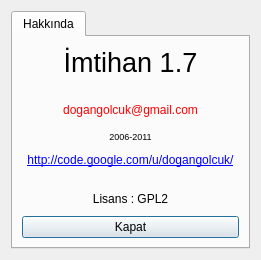
<?xml version="1.0" encoding="UTF-8"?>
<ui version="4.0">
 <class>fHakkinda</class>
 <widget class="QDialog" name="fHakkinda">
  <property name="geometry">
   <rect>
    <x>0</x>
    <y>0</y>
    <width>261</width>
    <height>250</height>
   </rect>
  </property>
  <property name="windowTitle">
   <string>Hakkında</string>
  </property>
  <layout class="QGridLayout" name="gridLayout">
   <item row="0" column="0">
    <widget class="QTabWidget" name="tabWidget">
     <property name="currentIndex">
      <number>0</number>
     </property>
     <widget class="QWidget" name="tab">
      <attribute name="title">
       <string>Hakkında</string>
      </attribute>
      <layout class="QGridLayout" name="gridLayout_2">
       <item row="0" column="0">
        <widget class="QLabel" name="label">
         <property name="text">
          <string>&lt;!DOCTYPE HTML PUBLIC &quot;-//W3C//DTD HTML 4.0//EN&quot; &quot;http://www.w3.org/TR/REC-html40/strict.dtd&quot;&gt;
&lt;html&gt;&lt;head&gt;&lt;meta name=&quot;qrichtext&quot; content=&quot;1&quot; /&gt;&lt;style type=&quot;text/css&quot;&gt;
p, li { white-space: pre-wrap; }
&lt;/style&gt;&lt;/head&gt;&lt;body style=&quot; font-family:'Sans Serif'; font-size:9pt; font-weight:400; font-style:normal;&quot;&gt;
&lt;p align=&quot;center&quot; style=&quot; margin-top:0px; margin-bottom:0px; margin-left:0px; margin-right:0px; -qt-block-indent:0; text-indent:0px;&quot;&gt;&lt;span style=&quot; font-size:20pt;&quot;&gt;İmtihan 1.7&lt;/span&gt;&lt;/p&gt;
&lt;p align=&quot;center&quot; style=&quot;-qt-paragraph-type:empty; margin-top:0px; margin-bottom:0px; margin-left:0px; margin-right:0px; -qt-block-indent:0; text-indent:0px; font-size:16pt;&quot;&gt;&lt;/p&gt;
&lt;p align=&quot;center&quot; style=&quot; margin-top:0px; margin-bottom:0px; margin-left:0px; margin-right:0px; -qt-block-indent:0; text-indent:0px;&quot;&gt;&lt;span style=&quot; color:#ff0000;&quot;&gt;dogangolcuk@gmail.com&lt;/span&gt;&lt;/p&gt;
&lt;p align=&quot;center&quot; style=&quot;-qt-paragraph-type:empty; margin-top:0px; margin-bottom:0px; margin-left:0px; margin-right:0px; -qt-block-indent:0; text-indent:0px;&quot;&gt;&lt;/p&gt;
&lt;p align=&quot;center&quot; style=&quot; margin-top:0px; margin-bottom:0px; margin-left:0px; margin-right:0px; -qt-block-indent:0; text-indent:0px;&quot;&gt;&lt;span style=&quot; font-size:7pt;&quot;&gt;2006-2011&lt;/span&gt;&lt;/p&gt;
&lt;p align=&quot;center&quot; style=&quot;-qt-paragraph-type:empty; margin-top:0px; margin-bottom:0px; margin-left:0px; margin-right:0px; -qt-block-indent:0; text-indent:0px; font-size:7pt;&quot;&gt;&lt;/p&gt;
&lt;p align=&quot;center&quot; style=&quot; margin-top:0px; margin-bottom:0px; margin-left:0px; margin-right:0px; -qt-block-indent:0; text-indent:0px;&quot;&gt;&lt;a href=&quot;http://code.google.com/u/dogangolcuk/&quot;&gt;&lt;span style=&quot; text-decoration: underline; color:#0000ff;&quot;&gt;http://code.google.com/u/dogangolcuk/&lt;/span&gt;&lt;/a&gt;&lt;/p&gt;
&lt;p style=&quot;-qt-paragraph-type:empty; margin-top:0px; margin-bottom:0px; margin-left:0px; margin-right:0px; -qt-block-indent:0; text-indent:0px;&quot;&gt;&lt;/p&gt;&lt;/body&gt;&lt;/html&gt;</string>
         </property>
        </widget>
       </item>
       <item row="2" column="0">
        <widget class="QPushButton" name="pushButton">
         <property name="text">
          <string>Kapat</string>
         </property>
        </widget>
       </item>
       <item row="1" column="0">
        <widget class="QPushButton" name="PbLisans">
         <property name="text">
          <string>Lisans : GPL2</string>
         </property>
         <property name="autoDefault">
          <bool>false</bool>
         </property>
         <property name="flat">
          <bool>true</bool>
         </property>
        </widget>
       </item>
      </layout>
     </widget>
    </widget>
   </item>
  </layout>
 </widget>
 <resources/>
 <connections>
  <connection>
   <sender>pushButton</sender>
   <signal>clicked()</signal>
   <receiver>fHakkinda</receiver>
   <slot>close()</slot>
   <hints>
    <hint type="sourcelabel">
     <x>147</x>
     <y>120</y>
    </hint>
    <hint type="destinationlabel">
     <x>147</x>
     <y>72</y>
    </hint>
   </hints>
  </connection>
 </connections>
</ui>
